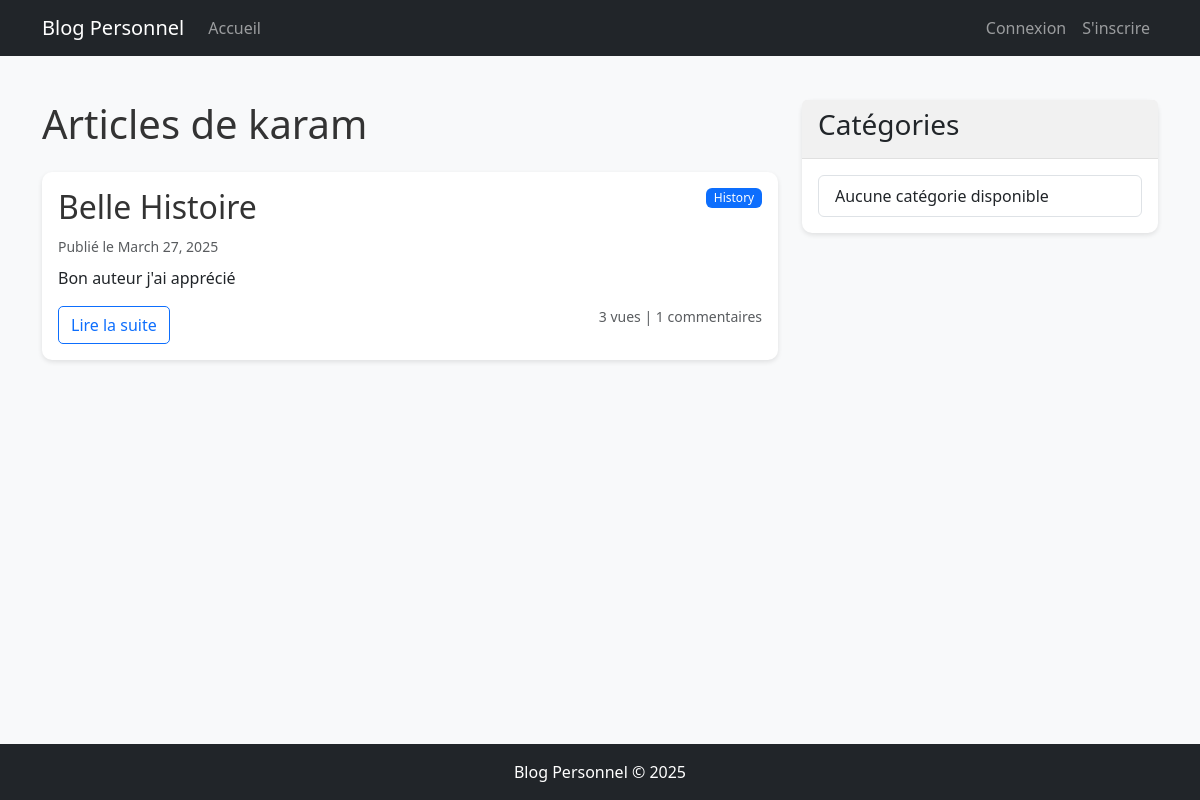
The app's page /user/karam/ with its own data.
### blog/models.py (models this page shows, shortened)
class Post(models.Model):
    title = models.CharField(max_length=200)
    content = models.TextField()
    date_posted = models.DateTimeField(default=timezone.now)
    author = models.ForeignKey(User, on_delete=models.CASCADE)
    category = models.ForeignKey(Category, on_delete=models.SET_NULL, null=True, blank=True)
    views = models.IntegerField(default=0)

class Category(models.Model):
    name = models.CharField(max_length=100)

### blog/views.py (the view)
# urls.py: path('user/<str:username>/', UserPostListView.as_view(), name='user-posts'),
class UserPostListView(ListView):
    model = Post
    template_name = 'blog/user_posts.html'
    context_object_name = 'posts'
    paginate_by = 5
    def get_queryset(self):
        user = get_object_or_404(User, username=self.kwargs.get('username'))
        return Post.objects.filter(author=user).order_by('-date_posted')

### blog/templates/blog/user_posts.html (shortened to what this page needs)
{% extends "blog/base.html" %}
{% block content %}
    <h1 class="mb-4">Articles de {{ view.kwargs.username }}</h1>
    {% for post in posts %}
        <article class="card mb-4">
            <div class="card-body">
                <div class="d-flex justify-content-between align-items-start">
                    <h2 class="card-title">
                        <a href="{% url 'post-detail' post.id %}">{{ post.title }}</a>
                    </h2>
                    {% if post.category %}
                        <span class="badge bg-primary">{{ post.category.name }}</span>
                    {% endif %}
                </div>
                <div class="text-muted mb-2">
                    <small>
                        Publié le {{ post.date_posted|date:"F d, Y" }}
                    </small>
                </div>
                <p class="card-text">{{ post.content|truncatewords:50 }}</p>
                <div class="d-flex justify-content-between">
                    <a href="{% url 'post-detail' post.id %}" class="btn btn-outline-primary">Lire la suite</a>
                    <small class="text-muted">{{ post.views }} vues | {{ post.comments.count }} commentaires</small>
                </div>
            </div>
        </article>
    {% empty %}
        <div class="alert alert-info">Cet utilisateur n'a pas encore publié d'article.</div>
    {% endfor %}
{% endblock content %}

### blog/static/css/main.css (style rules this page uses)
body { background-color: #f8f9fa; color: #333; min-height: 100vh; display: flex; flex-direction: column; }
.card { border-radius: 10px; box-shadow: 0 2px 5px rgba(0, 0, 0, 0.1); border: none; }
.card-title a { color: #333; text-decoration: none; }
.badge { font-weight: 500; }
.btn { border-radius: 5px; }

### records on screen
Post: title "Belle Histoire", category.name "History", date_posted "March 27, 2025", content "Bon auteur j'ai apprécié", views "3", comments.count "1"

### other values on screen
{{ view.kwargs.username }} "karam"
